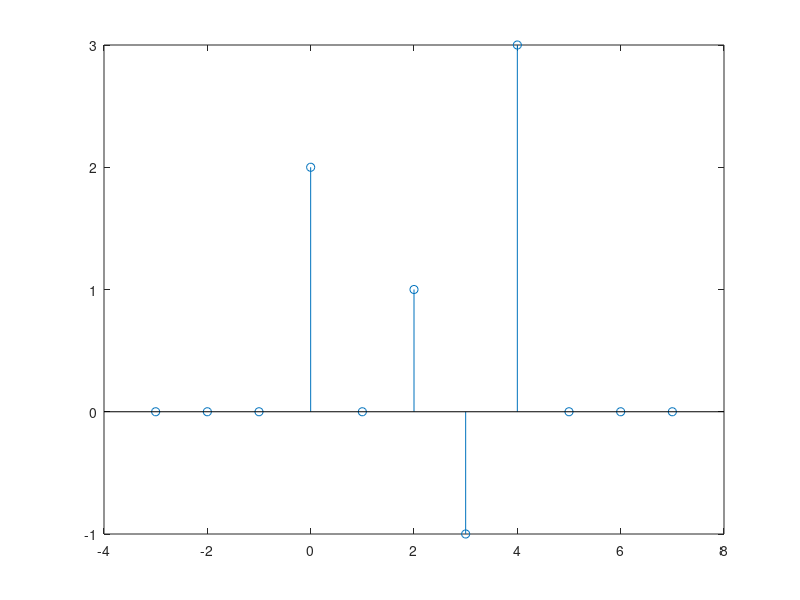

This figure's MATLAB source: (Note: this script raises an error after producing the figure.)
%Student Experiment#1
% A)
m= -3:7;
x = zeros(length(m),1);
x(4)=2;
x(6)=1;
x(7)=-1;
x(8)=3;
figure;
stem(m,x);
sgtitle("Student Experiment#1 (A)")

% B)
figure;
sgtitle("Student Experiment #1 (B)")
subplot(2,2,1);
stem(m-2,x);
title("Delayed by 2")
subplot(2,2,2);
stem(m+1,x);
title("Advanced by 1")
subplot(2,2,3);
stem(-m,x);
title("Flipped")
subplot(2,2,4);
stem(1-m,x);
title("Flipped then advanced by 1")

%Student Experiment #2
% A)
N=12;  % The Fundemental Period Of Each Signal
M =4 ;
n= 0:0.12:23;
Xm1 = sin(2*pi*M*n/12);
figure;
sgtitle("Student Experiment #2 (A)")
subplot(2,2,1);
stem(n,Xm1);
title("Xm when M = 4")
M=5;
Xm2 = sin(2*pi*M*n/12);
subplot(2,2,2);
stem(n,Xm2);
title("Xm when M = 5")
M=7;
Xm3 = sin(2*pi*M*n/12);
subplot(2,2,3);
stem(n,Xm3);
title("Xm when M = 7")
M=10;
Xm4 = sin(2*pi*M*n/12);
subplot(2,2,4);
stem(n,Xm4);
title("Xm when M = 10")

% B)
g = 0:0.09:9;  k =1;
Xk1 = sin(2*pi*k/5*g);
figure;
sgtitle("Student Experiment #2 (B)")
subplot(2,2,1);
stem(g,Xk1);
title("Xk when k = 1")
k=2;
Xk2 = sin(2*pi*k/5*g);
subplot(2,2,2);
stem(g,Xk2);
title("Xk when k = 2")
k=4;
Xk3 = sin(2*pi*k/5*g);
subplot(2,2,3);
stem(g,Xk3);
title("Xk when k = 4")
k= 6;
Xk4 =sin(2*pi*k/5*g);
subplot(2,2,4);
stem(g,Xk4);
title("Xk when k = 6")


%Student Experiment #3
% A)
t = 0:50;
x =sin(2*pi*t*1/10);
figure;
sgtitle("Student Experiment #3 ")
subplot(3,1,1);
stem(t,x)
fprintf('Power of Signal A')
P = sum(x(1:10).^2)/10

% B)
t1 = 0:12 ;
x1 =sin(2*pi*t1*1/10);
fprintf('Energy of Signal B')
ET1=sum(x1.^2)
fprintf('Power of Signal B')
P1 = sum(x1(1:10).^2)/10 %Average Power of 1 period
subplot(3,1,2);
stem(t1,x1)

% C)
t2= 0:1005;
x2 =sin(2*pi*t2*1/10);
fprintf('Power of Signal C')
P2 =sum(x2(1:10).^2)/10
fprintf('Energy of Signal C')
ET2 = sum(x2.^2)
subplot(3,1,3);
stem(t2,x2)
